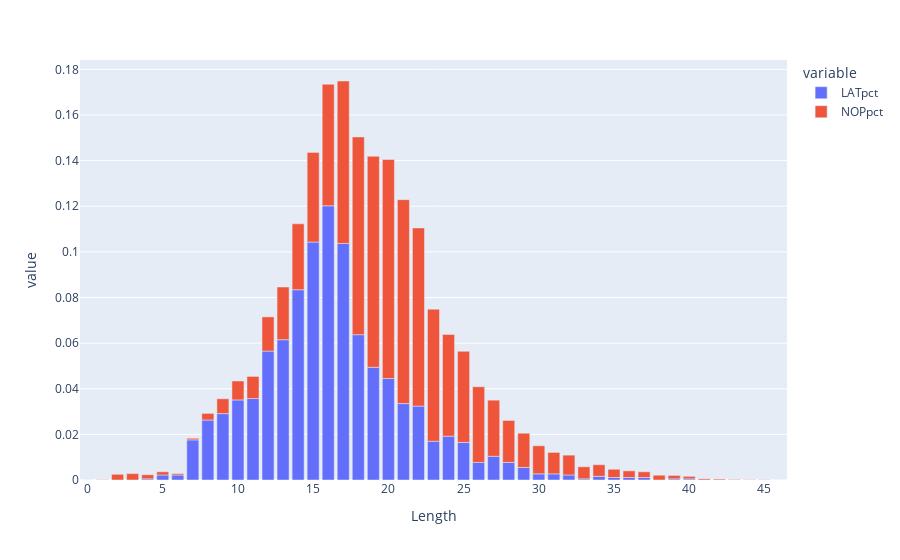

Here is the notebook cell this chart was saved with:
### Code cell


### Figure 1 — Plotly figure (JSON) as saved in the notebook; plotly's stock layout.template omitted (floating-point values rounded to 4 significant figures)
{"data": [{"alignmentgroup": "True", "hovertemplate": "variable=LATpct<br>Length=%{x}<br>value=%{y}<extra></extra>", "legendgroup": "LATpct", "marker": {"color": "#636efa", "pattern": {"shape": ""}}, "name": "LATpct", "offsetgroup": "LATpct", "orientation": "v", "showlegend": true, "textposition": "auto", "type": "bar", "x": [0, 1, 2, 3, 4, 5, 6, 7, 8, 9, 10, 11, 12, 13, 14, 15, 16, 17, 18, 19, 20, 21, 22, 23, 24, 25, 26, 27, 28, 29, 30, 31, 32, 33, 34, 35, 36, 37, 38, 39, 40, 41, 42, 43, 44, 45, 46], "xaxis": "x", "y": [0, 0, 0, 0, 0.0005, 0.0022, 0.0022, 0.0176, 0.0263, 0.0291, 0.0351, 0.0357, 0.0565, 0.0615, 0.0834, 0.1043, 0.1202, 0.1037, 0.0637, 0.0494, 0.0445, 0.0335, 0.0324, 0.017, 0.0192, 0.0165, 0.0077, 0.0104, 0.0077, 0.0055, 0.0027, 0.0027, 0.0022, 0.0005, 0.0016, 0.0011, 0.0011, 0.0011, 0, 0.0005, 0.0005, 0, 0, 0, 0, 0, 0], "yaxis": "y"}, {"alignmentgroup": "True", "hovertemplate": "variable=NOPpct<br>Length=%{x}<br>value=%{y}<extra></extra>", "legendgroup": "NOPpct", "marker": {"color": "#EF553B", "pattern": {"shape": ""}}, "name": "NOPpct", "offsetgroup": "NOPpct", "orientation": "v", "showlegend": true, "textposition": "auto", "type": "bar", "x": [0, 1, 2, 3, 4, 5, 6, 7, 8, 9, 10, 11, 12, 13, 14, 15, 16, 17, 18, 19, 20, 21, 22, 23, 24, 25, 26, 27, 28, 29, 30, 31, 32, 33, 34, 35, 36, 37, 38, 39, 40, 41, 42, 43, 44, 45, 46], "xaxis": "x", "y": [0, 0.0001, 0.0025, 0.0028, 0.0018, 0.0014, 0.0006, 0.0007, 0.0029, 0.0065, 0.0083, 0.0097, 0.015, 0.0231, 0.0289, 0.0393, 0.0533, 0.0712, 0.0867, 0.0925, 0.096, 0.0894, 0.0781, 0.0579, 0.0446, 0.0399, 0.0332, 0.0246, 0.0184, 0.015, 0.0123, 0.0094, 0.0087, 0.0053, 0.0051, 0.0036, 0.0029, 0.0025, 0.0021, 0.0015, 0.0011, 0.0005, 0.0004, 0.0002, 0.0001, 0.0001, 0], "yaxis": "y"}], "layout": {"barmode": "relative", "legend": {"title": {"text": "variable"}, "tracegroupgap": 0}, "margin": {"t": 60}, "xaxis": {"anchor": "y", "domain": [0, 1], "title": {"text": "Length"}}, "yaxis": {"anchor": "x", "domain": [0, 1], "title": {"text": "value"}}}}
